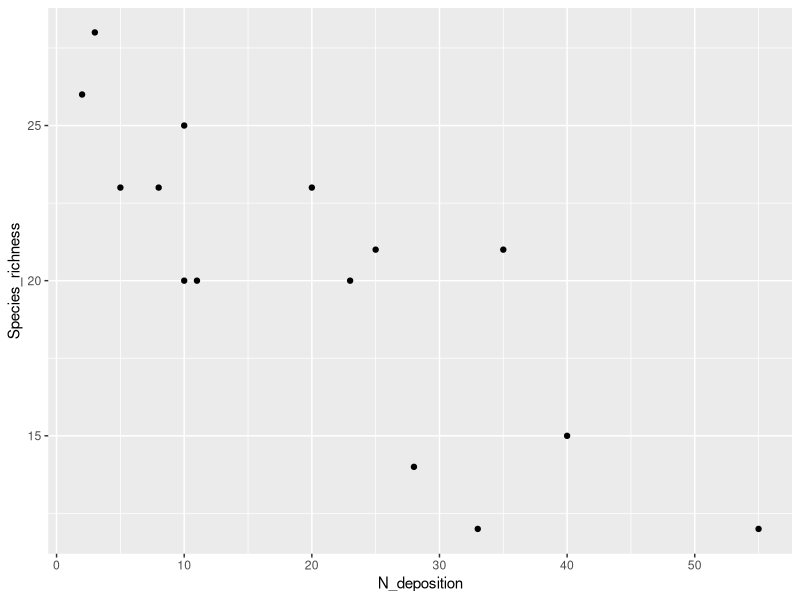
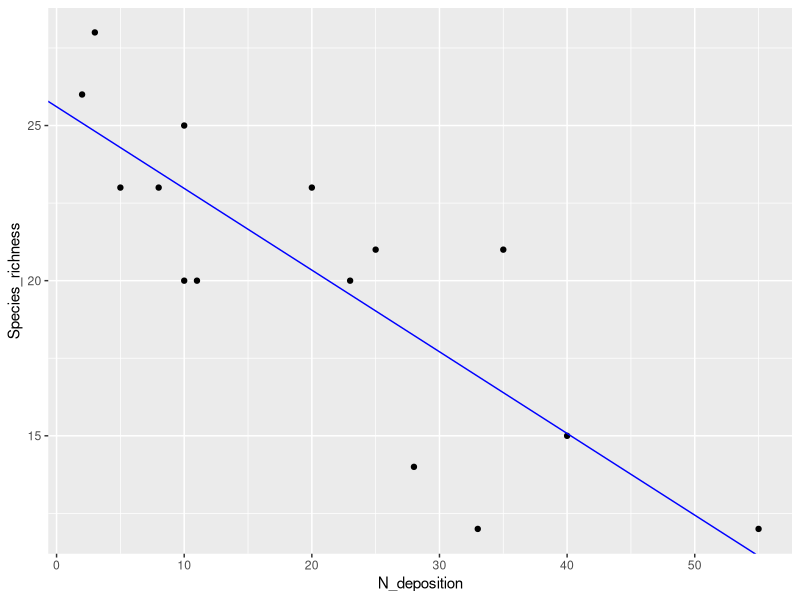
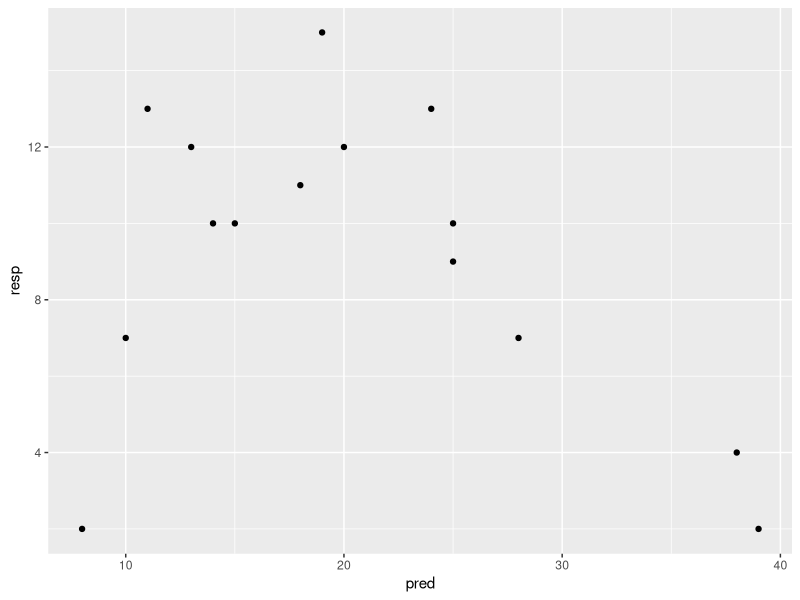
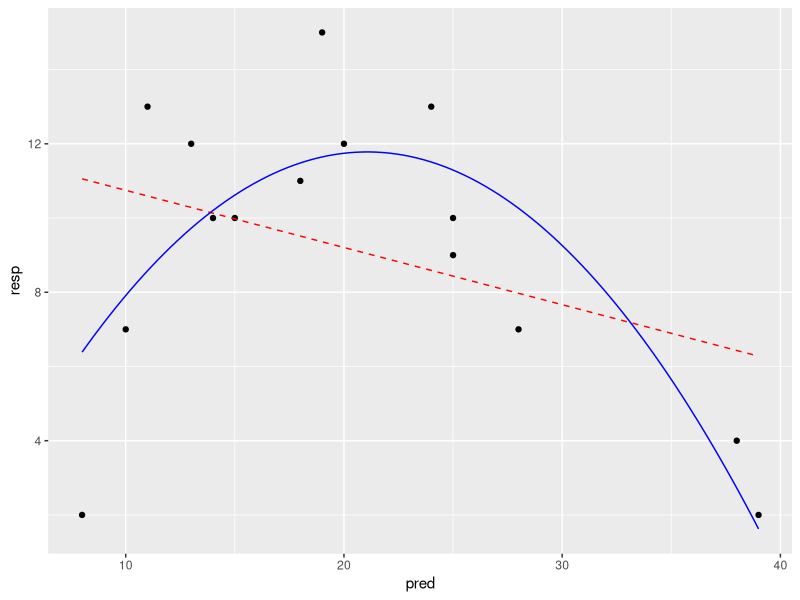
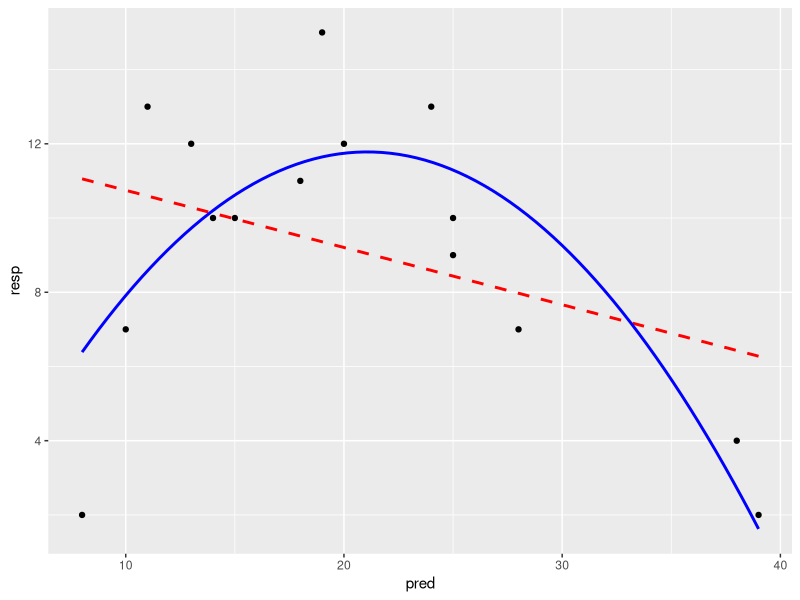
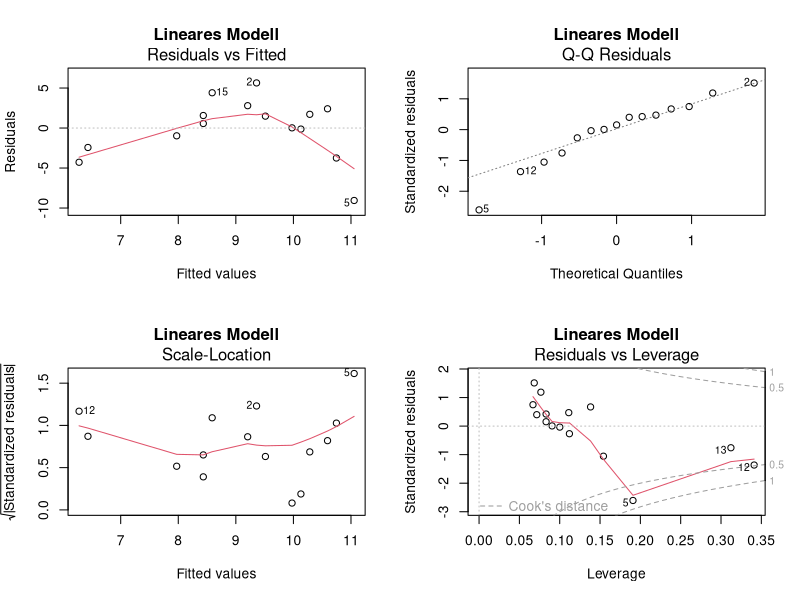
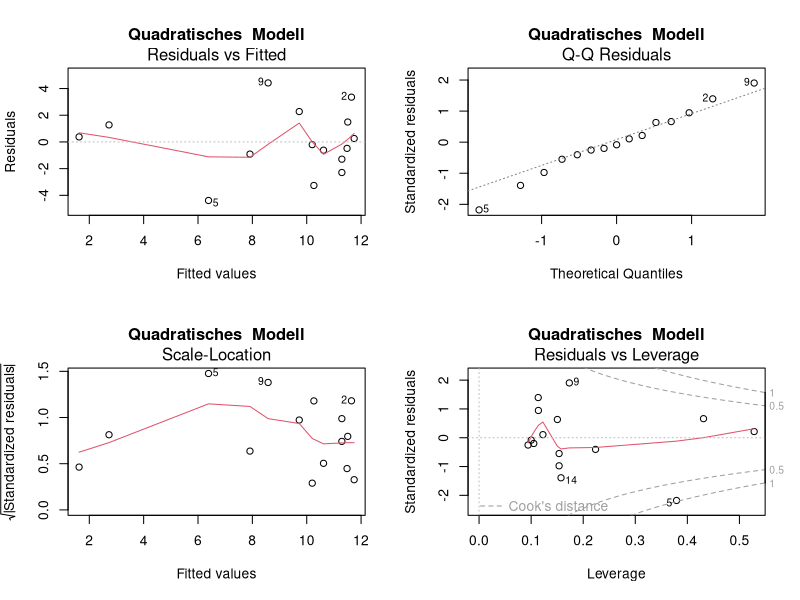
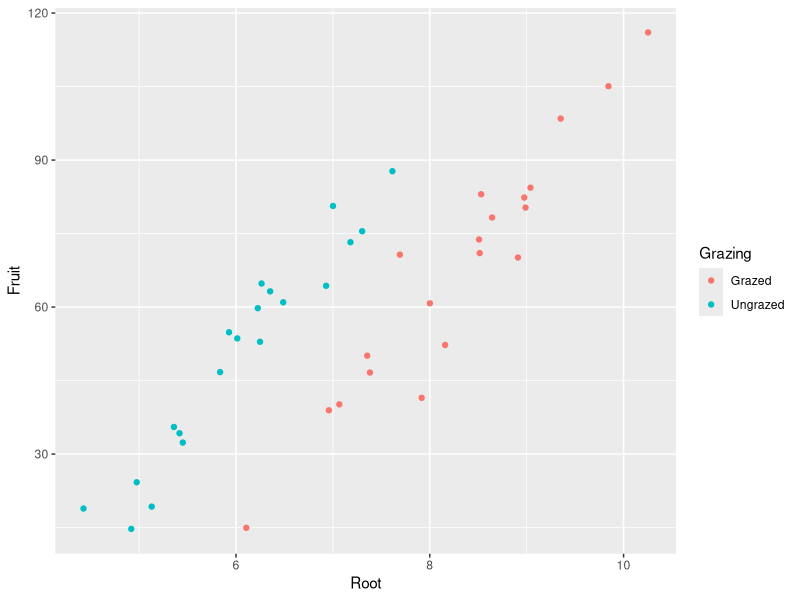

Reproduce these figures in R, in order.
#' ---
#' lesson: Statistik3
#' knitr:
#'   opts_chunk: 
#'     collapse: false 
#' ---
#' 
#' # Statistik 3: Demo
#' 
#' [Demoscript herunterladen (.R)](../purl/Statistik3_Demo.R){.dld}
#' 
#' [Demoscript herunterladen (.qmd)](../purl/Statistik3_Demo.qmd){.dld}
#' 
#' 
#' ## Korrelation vs. Regression
#' 
## -----------------------------------------------------------------------------
library(readr)
library(ggplot2)

#' 
#' 
## -----------------------------------------------------------------------------
# Datensatz zum Einfluss von Stickstoffdepositionen auf den Pflanzenartenreichtum
df <- read_delim("datasets/stat/Nitrogen.csv", delim = ";")
summary(df)

# Plotten der Beziehung
ggplot(df, aes(N_deposition, Species_richness)) +
  geom_point()

#' 
## -----------------------------------------------------------------------------
# Pearson Korrelation
# zuerst Species_richness dann N_deposition
cor.test(df$Species_richness, df$N_deposition, method = "pearson")

# Pearson Korrelation
# zuerst N_deposition dann Species_richness  
cor.test(df$N_deposition, df$Species_richness, method = "pearson") 

# Rang-Korrelation Spearman
cor.test(df$Species_richness, df$N_deposition, method = "spearman")

# Rang-Korrelation Kendall
cor.test(df$Species_richness, df$N_deposition, method = "kendall")

# Jetzt als Regression

# zuerst Species_richness dann N_deposition
lm_1 <- lm(Species_richness ~ N_deposition, data = df) 
lm_1

# zuerst N_deposition dann Species_richness  
lm_2 <- lm(N_deposition ~ Species_richness, data = df) 
lm_2
 
anova(lm_1) # ANOVA-Tabelle, 1. Möglichkeit
summary.aov(lm_1) # ANOVA-Tabelle, 2. Möglichkeit
summary(lm_1) # Regressionskoeffizienten

# Signifikantes Ergebnis visualisieren
ggplot(df, aes(x = N_deposition, y = Species_richness)) +
  geom_point() +
  geom_abline(intercept = lm_1$coefficients[1], slope = lm_1$coefficients[2], 
              color = "blue")

#' 
#' 
#' ## Einfache und Polynomische Regression
#' 
## -----------------------------------------------------------------------------
# Daten generieren 

# "pred" sei unsere unabhängige Variable
pred <- c(20, 19, 25, 10, 8, 15, 13, 18, 11, 14, 25, 39, 38, 28, 24) 

# "resp" sei unsere abhängige Variable
resp <- c(12, 15, 10, 7, 2, 10, 12, 11, 13, 10, 9, 2, 4, 7, 13) 

# Dataframe erstellen
df_2 <- data.frame(pred, resp) 

# Daten anschauen
ggplot(df_2, aes(pred, resp)) +
  geom_point()

#' 
#' 
## -----------------------------------------------------------------------------
# Modell definieren und anschauen

# Einfaches lineares Modell
lm_1 <- lm(resp ~ pred, data = df_2) 

# Modell anschauen
summary(lm_1) 

#' 
#' -> kein signifikanter Zusammenhang im einfachen linearen Modell und entsprechend 
#' kleines Bestimmtheitsmass (adj. R^2^ = 0.07)
#' 
#' 
## -----------------------------------------------------------------------------
# Polynomische Regression Modell definieren und anschauen 

# lineares Modell mit quadratischem Termsummary
lm_quad <- lm(resp ~ pred + I(pred^2), data = df_2) 

# lineares Modell mit quadratischem Term anschauen
summary(lm_quad) 

#' 
#' -> Signifikanter Zusammenhang und viel besseres Bestimmtheitsmass 
#' (adj. R^2^ = 0.60)
#' 
#' 
## -----------------------------------------------------------------------------
# Modelle darstellen

# Vorhersagen der Modelle generieren

# 100 x-Werte, mit denen man die Modelle "füttern" kann 
xv <- seq( min(df_2$pred), max(df_2$pred), length = 100) 

# Vorhersagen des linearen Modells für die y-Werte
y_lm_1 <- predict(lm_1, data.frame(pred = xv) ) 

# Vorhersagen des quadratischen Modells für die y-Werte
y_lm_quad <- predict(lm_quad, data.frame(pred = xv)) 

ModPred <- data.frame(xv, y_lm_1, y_lm_quad)

# Modellvorhersagen plotten
ggplot(df_2, aes(x = pred, y = resp)) +
  geom_point() +
  geom_line(data = ModPred, aes(x = xv, y = y_lm_1), 
            color = "red", linetype = "dashed") + 
  geom_line(data = ModPred, aes(x = xv, y = y_lm_quad), color = "blue")

# Mit der funktion geom_smooth welche predict im Hintergrund verwendet
ggplot(df_2, aes(x = pred, y = resp)) +
  geom_point() +
  geom_smooth(method = "lm", formula = y ~ x, color = "red", linetype = "dashed",
              se = FALSE) +
  geom_smooth(method = "lm", formula = y ~ x + I(x^2), 
              color = "blue", se = FALSE)

#' 
## -----------------------------------------------------------------------------
# Residualplots
par(mfrow = c(2, 2))
plot(lm_1, main = "Lineares Modell")
plot(lm_quad, main = "Quadratisches  Modell")

#' 
#' -> Die Plots sehen beim Modell mit quadratischem Term besser aus
#' 
#' ## ANCOVA
#' 
#' Experiment zur Fruchtproduktion ("Fruit") von Ipomopsis sp. in Abhängigkeit von 
#' der Beweidung ("Grazing" mit 2 Levels: "Grazed", "Ungrazed") und korrigiert für 
#' die Pflanzengrösse vor der Beweidung (hier ausgedrückt als Durchmesser an der 
#' Spitze des Wurzelstock: "Root")
#' 
## -----------------------------------------------------------------------------
# Daten einlesen und anschauen
compensation <- read_delim("datasets/stat/ipomopsis.csv")
compensation$Grazing <- as.factor(compensation$Grazing)

str(compensation)
summary(compensation)

# Plotten der vollständigen Daten/Information
ggplot(compensation, aes(x = Root, y = Fruit, color = Grazing)) +
  geom_point()

#' 
#' -> Je grösser die Pflanze, desto grösser ihre Fruchtproduktion.
#' -> Die grössere Fruchtproduktion innerhalb der beweideten Gruppe scheint ein 
#' Resultat von unterschiedlichen Pflanzengrössen zwischen den Gruppen zu sein.
#' 
## -----------------------------------------------------------------------------
# Lineare Modelle definieren und anschauen

# Volles Modell mit Interaktion
aoc_1 <- lm(Fruit ~ Root * Grazing, data = compensation) 
summary.aov(aoc_1)

# Finales Modell ohne die (nicht signifikante) Interaktion
aoc_2 <- lm(Fruit ~ Grazing + Root, data = compensation) 
summary.aov(aoc_2) # ANOVA-Tabelle
summary(aoc_2) # Parameter-Tabelle

# Residualplots anschauen
par(mfrow = c(2, 2) ) # 2x2 Plots pro Grafik
plot(aoc_2)

#' 
#' -> Das ANCOVA-Modell widerspiegelt die Zusammenhänge wie sie aufgrund der 
#' grafisch dargestellten Daten zu vermuten sind gut. Die Residual-Plots zeigen 3 Ausreisser (Beobachtungen 27, 34 und 37), welche "aus der Reihe tanzen".
